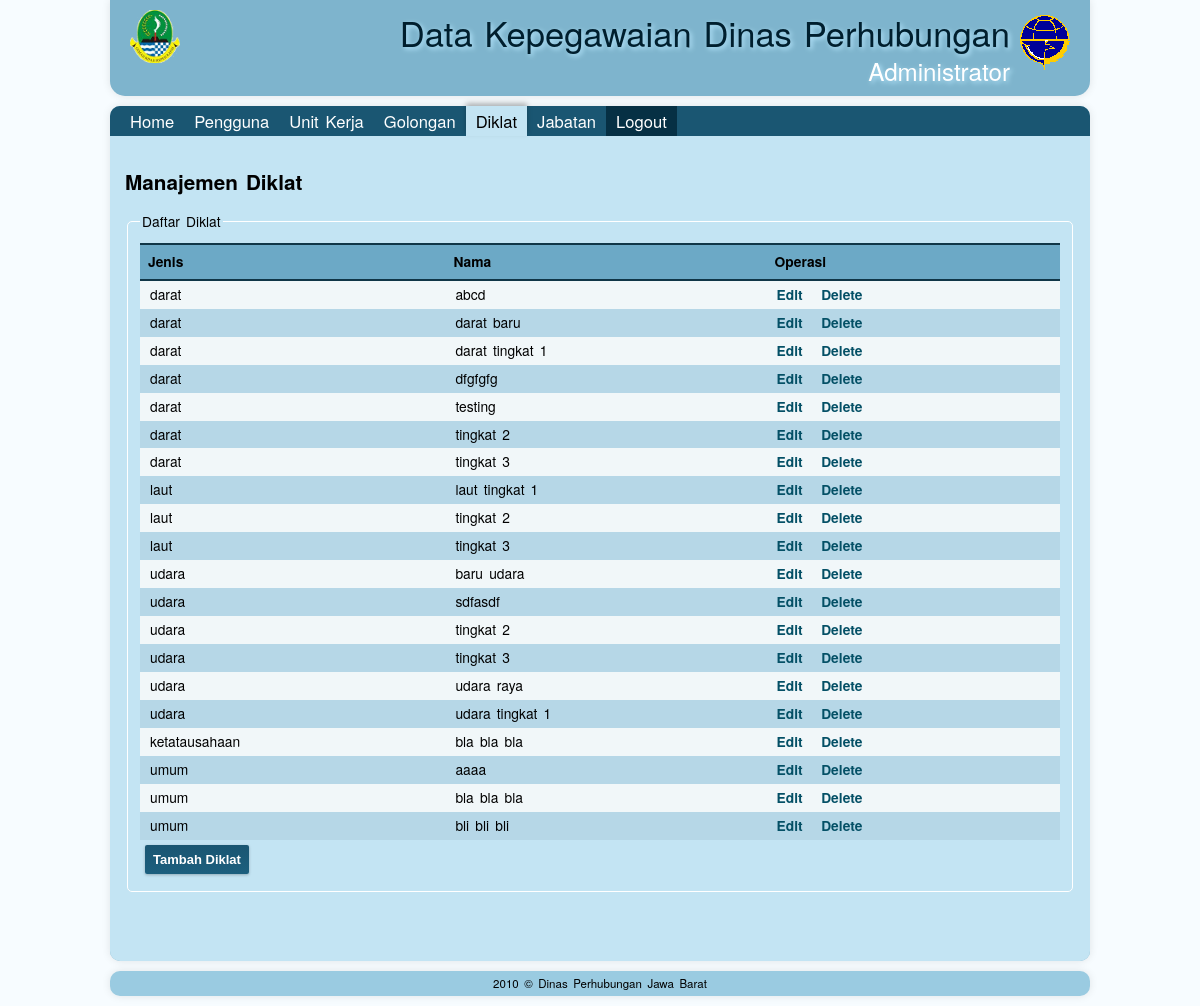
Screenshot of /admin/diklat.php (signed in) with the database file from the repository.
### tables this page shows
CREATE TABLE IF NOT EXISTS `jenis_diklat` (
  `id_jenis_diklat` bigint(20) unsigned NOT NULL AUTO_INCREMENT,
  `jenis` enum('darat','laut','udara','ketatausahaan','umum') NOT NULL,
  `nama` varchar(100) NOT NULL,
  PRIMARY KEY (`id_jenis_diklat`)
);

### lib/conn.php (called while the page is built, shortened)
<?php
function query($sql){
    $hasil=mysql_query($sql);
    $temp=array();
    while($row = mysql_fetch_assoc($hasil)){
        $temp[]=$row;
    }
    return $temp;
}

### lib/libstd.php (called while the page is built, shortened)
<?php
function getDaftarDiklat(){
    return query("SELECT * FROM jenis_diklat ORDER BY jenis,nama");
}

### admin/diklat.php (the view, shortened to what this page needs)
<?php
require_once('../lib/conn.php');
$daftarDiklat=getDaftarDiklat();
?>
<!DOCTYPE html>
<html>
<head>
    <link type="text/css" href="../css/start/jquery-ui-1.8.2.custom.css" rel="stylesheet" />
    <link type="text/css" href="../css/gaya.css" rel="stylesheet" />
</head>
<body>
    <div id="wrapper">
        <div id="header">
            <img src="../img/jabar-small.png" />
            <img id="lgperhub" src="../img/perhubungan-small.png" />
            <p>Data Kepegawaian Dinas Perhubungan</p>
            <p class="desc">Administrator</p>
        </div>
        <div id="content">
            <div id="menu">
                <ul>
                    <li><a href="index.php">Home</a></li>
                    <li><a href="users.php">Pengguna</a></li>
                    <li><a href="unitkerja.php">Unit Kerja</a></li>
                    <li><a href="golongan.php">Golongan</a></li>
                    <li><div>Diklat</div></li>
                    <li><a href="jabatan.php">Jabatan</a></li>
                    <li><a href="../login.php?a=logout" id="logout">Logout</a></li>
                </ul>
            </div>
            <div id="isi">
                <h2>Manajemen Diklat</h2>
                <form id="formeditdiklat" action="diklat.php" method="post">
                    <fieldset>
                    <legend>Daftar Diklat</legend>
                        <table id="daftardiklat">
                            <thead>
                                <tr><th>Jenis</th><th>Nama</th><th>Operasi</th></tr>
                            </thead>
                            <tbody>
                                <?php foreach($daftarDiklat as $brs): ?>
                                <tr><td><?php echo $brs['jenis']; ?></td><td><?php echo $brs['nama']; ?></td><td><a href="?eid=<?php echo $brs['id_jenis_diklat']; ?>">Edit</a> &nbsp; <a href="?did=<?php echo $brs['id_jenis_diklat']; ?>">Delete</a></td></tr>
                                <?php endforeach;?>
                            </tbody>
                        </table>
                        <input type="button" value="Tambah Diklat" id="tambahdiklat" class="tombol" />
                        </fieldset>
                        <br/><br/><br/>
                </form>
            </div>
        </div>
        <div id="footer"> 2010 &copy; Dinas Perhubungan Jawa Barat </div>
    </div>
</body>
</html>

### css/gaya.css (style rules this page uses)
body { margin:0; padding:0; font-family:"Helvetica Neue",Arial,Helvetica,Verdana,sans-serif; font-size: 72%; background:#f7fcff; line-height:1.3; word-spacing:0.2em; }
#lgperhub { float:right !important; position:relative; margin:5px 10px !important; }
a { text-decoration:none; }
#header,#content,#footer { border-radius:10px; -moz-border-radius:10px; -webkit-border-radius:10px; -o-border-radius:10px; padding:5px; background:#7eb4cd; box-shadow: rgba(0,0,0, 0.1) 0px 0px 8px; -moz-box-shadow: rgba(0,0,0, 0.1) 0px 0px 8px; -webkit-box-shadow: rgba(0,0,0, 0.1) 0px 0px 8px; }
#wrapper { width:980px; margin:0 auto; }
#header { text-align:right; color:#001f2e; font-size:3em; padding:10px; text-shadow: 2px 2px 5px #bae9ff; -moz-border-radius-topleft: 0px; -moz-border-radius-topright: 0px; -moz-border-radius-bottomright: 15px; -moz-border-radius-bottomleft: 15px; -webkit-border-top-left-radius: 0px; -webkit-border-top-right-radius: 0px; -webkit-border-bottom-left-radius: 15px; -webkit-border-bottom-right-radius: 15px; }
#header p { margin:0; padding:0; }
#header p.desc { font-size:0.7em; color:#fff; #text-shadow: 1px 1px 4px #fff; }
#header img { margin:0 10px; padding:0; float:left; }
#content { margin:10px 0 0; font-size:1.2em; padding:0; }
#footer { text-align:center; margin:10px 0 10px; background:#9acbe1; }
#menu { height:30px; font-size:1.2em; background:#1a5672; padding-left:10px; -moz-border-radius-topleft: 10px; -moz-border-radius-topright: 10px; -moz-border-radius-bottomright: 0px; -moz-border-radius-bottomleft: 0px; -webkit-border-top-left-radius: 10px; -webkit-border-top-right-radius: 10px; -webkit-border-bottom-left-radius: 0px; -webkit-border-bottom-right-radius: 0px; }
#menu ul { list-style:none; padding:0; margin:0; }
#menu ul li { display:block; margin:0; float:left; }
#menu ul li a { color:white; display:block; height:30px; padding:5px 10px 0; margin:0; height:25px; }
#menu ul li div { height:30px; padding:5px 10px 0; margin:0; height:25px; color:black; background:#c3e4f3; box-shadow:0 -3px 5px rgba(0, 0, 0, 0.25); -moz-box-shadow:0 -3px 5px rgba(0, 0, 0, 0.25); -webkit-box-shadow:0 -3px 5px rgba(0, 0, 0, 0.25); }
#isi { min-height:300px; padding:15px; background:#c3e4f3; -moz-border-radius-topleft: 0px; -moz-border-radius-topright: 0px; -moz-border-radius-bottomright: 10px; -moz-border-radius-bottomleft: 10px; -webkit-border-top-left-radius: 0px; -webkit-border-top-right-radius: 0px; -webkit-border-bottom-left-radius: 10px; -webkit-border-bottom-right-radius: 10px; }
.tombol { background-color:#1a5672; background: -webkit-gradient(linear, left top, left bottom, from(#1a5672), to(#1c5f7e)); background: -moz-linear-gradient(top, #1a5672, #1c5f7e); color:white; padding:8px; border:0 none; margin:5px; border-radius:2px; -moz-border-radius:2px; -moz-box-shadow:0 1px 3px rgba(0, 0, 0, 0.25); -webkit-border-radius:2px; -webkit-box-shadow:0 1px 3px rgba(0, 0, 0, 0.25); cursor:pointer; font-weight:bold; width:auto; }
form { text-align:left; }
form input, form textarea { padding: 5px; border: solid 1px #E5E5E5; outline: 0; font: normal 13px/100% Verdana, Tahoma, sans-serif; background: -webkit-gradient(linear, left top, left 25, from(#FFFFFF), color-stop(4%, #EEEEEE), to(#FFFFFF)); background: -moz-linear-gradient(top, #FFFFFF, #EEEEEE 1px, #FFFFFF 25px); box-shadow: rgba(0,0,0, 0.1) 0px 0px 8px; -moz-box-shadow: rgba(0,0,0, 0.1) 0px 0px 8px; -webkit-box-shadow: rgba(0,0,0, 0.1) 0px 0px 8px; }
form fieldset { border:1px solid white; padding:12px; border-radius:5px; -moz-border-radius:5px; -webkit-border-radius:5px; -o-border-radius:5px; }
table { width:100%; background:#f1f7f9; padding:5px; border:none; border-collapse:collapse; }
table thead tr th { padding:8px; width:100%: margin:0; border-top:2px solid #103647; border-bottom:2px solid #103647; background:#6ca9c6; text-align:left; }
table td { padding:5px 10px; }
table a { color:#045066; font-weight:800; }
#logout { float:right; background:#063044; display:block; }

### rows the page displays
jenis_diklat: jenis "darat", nama "abcd"
jenis_diklat: jenis "darat", nama "darat baru"
jenis_diklat: jenis "darat", nama "darat tingkat 1"
jenis_diklat: jenis "darat", nama "dfgfgfg"
jenis_diklat: jenis "darat", nama "testing"
jenis_diklat: jenis "darat", nama "tingkat 2"
jenis_diklat: jenis "darat", nama "tingkat 3"
jenis_diklat: jenis "laut", nama "laut tingkat 1"
jenis_diklat: jenis "laut", nama "tingkat 2"
jenis_diklat: jenis "laut", nama "tingkat 3"
jenis_diklat: jenis "udara", nama "baru udara"
jenis_diklat: jenis "udara", nama "sdfasdf"
jenis_diklat: jenis "udara", nama "tingkat 2"
jenis_diklat: jenis "udara", nama "tingkat 3"
jenis_diklat: jenis "udara", nama "udara raya"
jenis_diklat: jenis "udara", nama "udara tingkat 1"
jenis_diklat: jenis "ketatausahaan", nama "bla bla bla"
jenis_diklat: jenis "umum", nama "aaaa"
jenis_diklat: jenis "umum", nama "bla bla bla"
jenis_diklat: jenis "umum", nama "bli bli bli"
